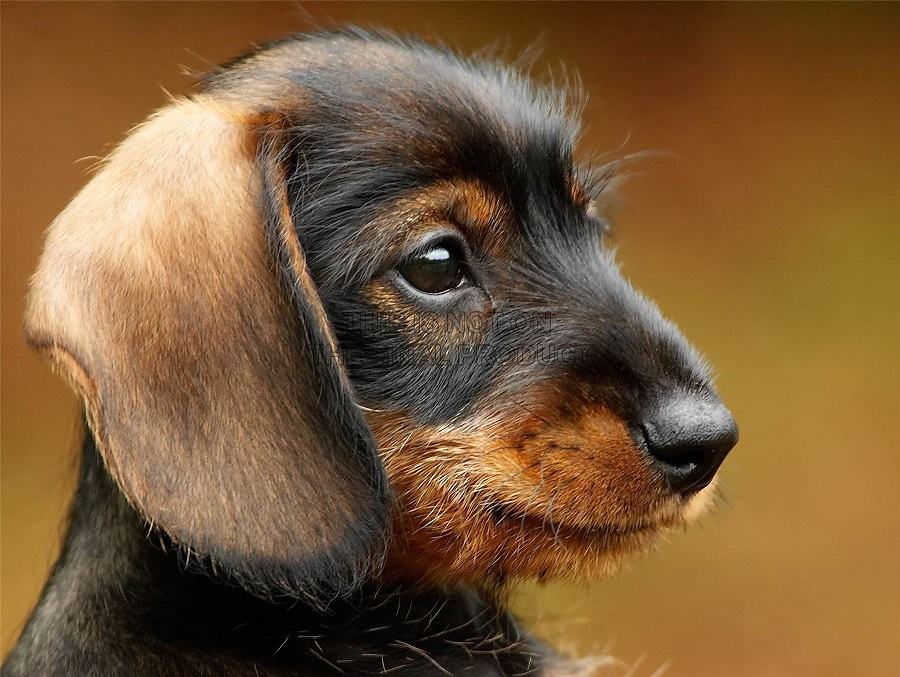
//> input picture Demo1/Demo1/puppy.jpg, 900 x 677 px
$ ./Demo2   (built with g++ and OpenCV 4)
//> lines starting //> are read from the running program, lines starting //| are printed output that depends on the picture
#include<opencv2\core\core.hpp>
#include<opencv2\highgui.hpp>
#include<iostream>
using namespace std;
using namespace cv;

void onMouse(int event,int x,int y,int flags,void *param)
{
	if(event==CV_EVENT_LBUTTONDOWN)
	{
		Mat *pImag=(Mat *)param;
		if(pImag->channels()==1)
		{
			cout<<"图像的位置坐标："<<x <<"*"<<y <<",图像的灰度值："<<(int) pImag->at<uchar>(y,x) <<endl;
		}
		else if(pImag->channels()==3)
		{
			Vec3b p=pImag->at<Vec3b>(y,x);
			cout<<"图像的位置坐标："<<x <<"*"<<y <<",图像的灰度值："<<"R "<<(int) p[2]<<",G "<<(int) p[1]<<",B "<<(int) p[0] <<endl;
		}
	}

}

int main()
{
	Mat image,result;
	image= imread("puppy.jpg");
//> image is the input picture: 677 rows x 900 cols, CV_8UC3; mean B, G, R 55.7, 91.1, 122.9
	if(image.empty())
	{
		cout<<"图像读取失败！"<<endl;
	}
	else
	{
		circle(image,Point(386, 325),300,0,3);
		putText(image,"I am not a dog!",Point(600, 592),FONT_HERSHEY_PLAIN,2.0,255,2);
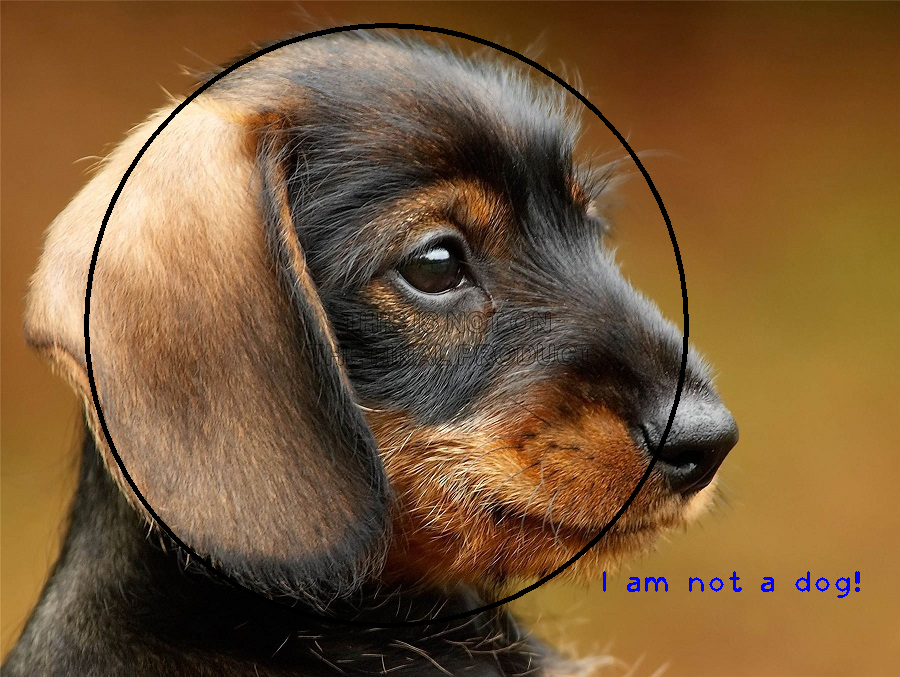
//> image: 677 rows x 900 cols, CV_8UC3; mean B, G, R 55.1, 89.4, 120.7

		namedWindow("原始图像");
		imshow("原始图像",image);
		setMouseCallback("原始图像",onMouse,&image);
		cout<< image.rows<<"*"<<image.cols<<endl;
//| 677*900

		flip(image,result,2);
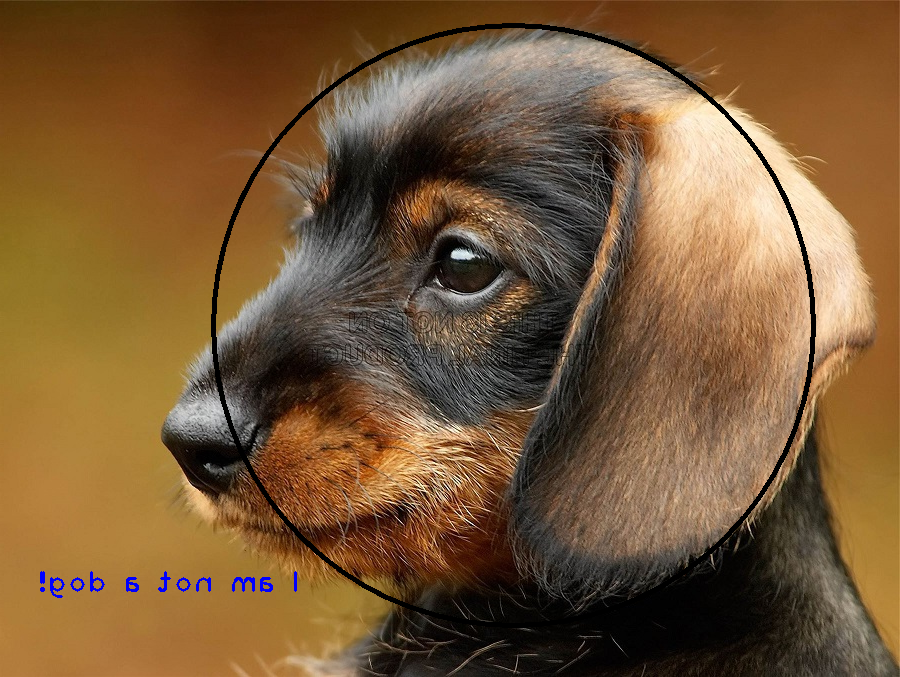
//> result: 677 rows x 900 cols, CV_8UC3; mean B, G, R 55.1, 89.4, 120.7
		imwrite("result.jpg",result);
		namedWindow("结果图像");
		imshow("结果图像",result);
		cout<< result.rows<<"*"<<result.cols<<endl;
//| 677*900

	}
	waitKey(0);
	return 0;
}
